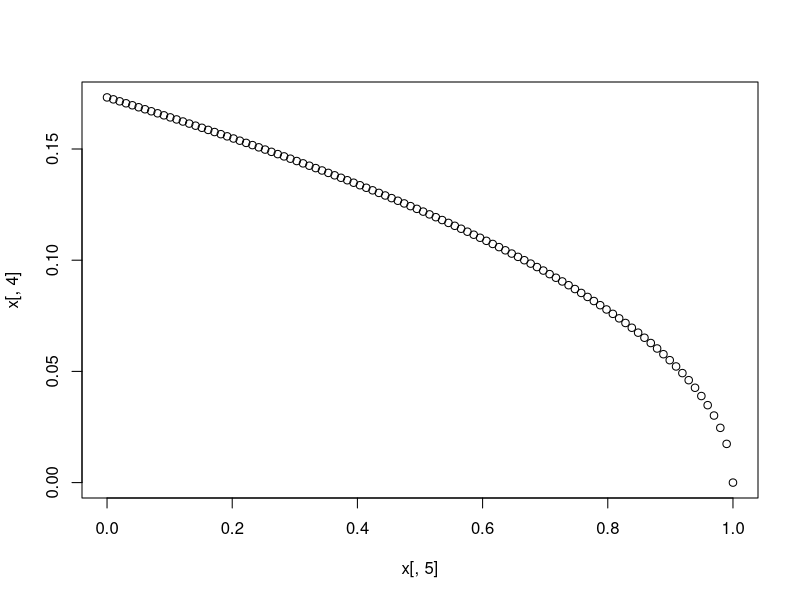

Write R code to recreate this figure. (Note: this script raises an error after producing the figure.)

set.seed(1)

## Simluate two random variables with an observed correlation and mean difference

x <- sapply(seq(0,1, length.out = 100), function(x) {
  
n <- 100
r = x
diff <- 1

x <- MASS::mvrnorm(n = n, 
                   mu = c(diff, 0),  # Because the sd of mvrnorm is 1, mean difference = Cohen's d
                   Sigma = matrix(c(1,r,r,1), nrow = 2), 
                   empirical = TRUE)

## Calculate d, SEd, dz, and SEdz for the data to show how they differ

m1 <- mean(x[,1])
m2 <- mean(x[,2])
sd1 <- sd(x[,1])
sd2 <- sd(x[,2])
diff <- mean(x[,1]) - mean(x[,2])

# Calculate d and SEd
sd_pooled <- sqrt( ( (n-1)*sd1^2 + (n-1)*sd2^2 ) / (n+n-2))
d <- diff / sd_pooled
var_d <- (n+n)/(n*n) + d^2/(2*(n+n))
se_d <- sqrt(var_d)

# Calculate dz and SEdz
sd_diff <- sd(x[,1]-x[,2])
r_prepost <- cor(x[,1],x[,2])
sd_within <- sd_diff / sqrt( 2 * (1-r_prepost) )
dz <- diff / sd_within
var_dz <- ( (1/n + d^2/(2*n)) * (2*(1-r_prepost)) )
se_dz <- sqrt(var_dz)

x <- c("d" = d, "se_d" = se_d, "dz" = dz, "se_dz" = se_dz, "r" = r)
return(x)
})

x <- t(x)

plot(x[,5], x[,4])

# From Lakens (2013): When r = 0.5 and the standard deviations in both groups of measurements
# are the same, Cohen's ds from a between-subjects design and Cohen's drm from a within-subjects
# design are identical.
d == dz 





